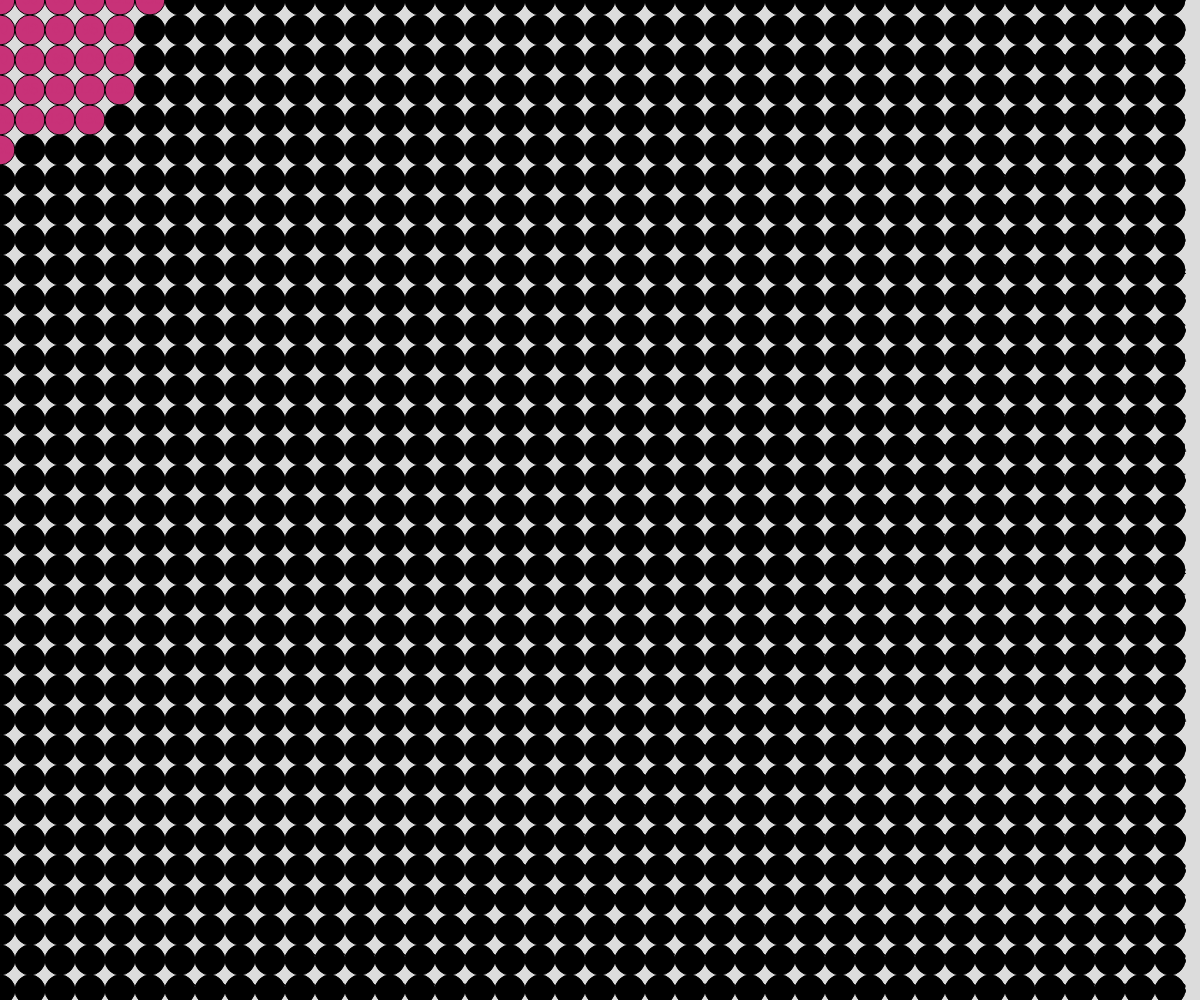
Frame 1 (no input)
Frame 60 (no input): identical to frame 1, image omitted
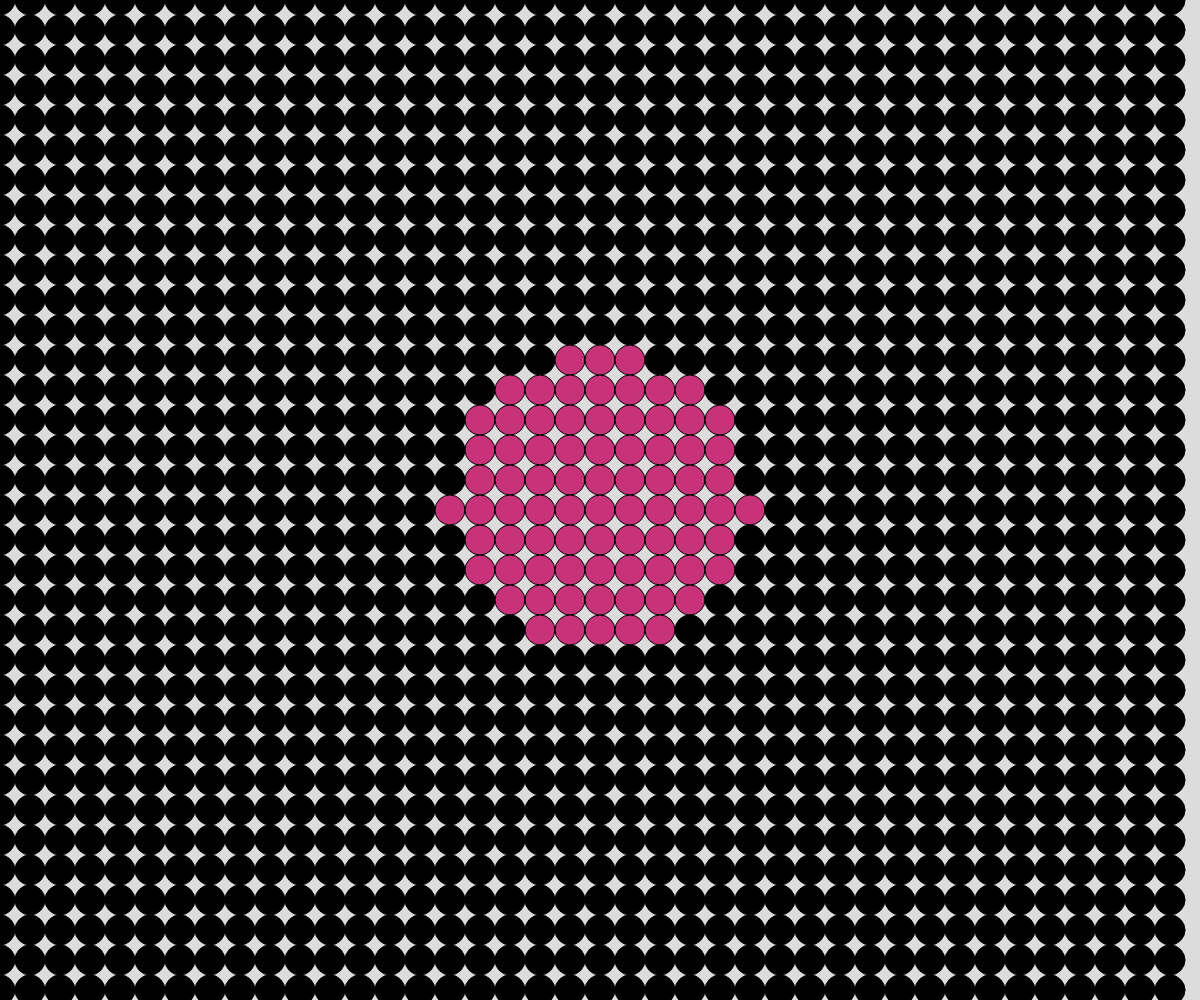
Frame 120 (the mouse pressed at the canvas centre since frame 60)

The p5.js sketch that drew these frames (run headless with seeded random() and noise() and a simulated clock; from frame 60 on, the mouse is pressed at the canvas centre):

// p5.js sketch
// ── sketch.js
// Project Title
// Your Name
// Date
//
// Extra for Experts:
// - describe what you did to take this project "above and beyond"

//global variable
let gridSpacing = 30;

function setup() {
  createCanvas(windowWidth, windowHeight);
}

function draw() {
  background(220);
  renderGrid();
}

function loopReview(){
  for (let x= 0; x < 4; x++){
    for(let y = 0; y < 4; y++){
      print(x,y);
    }
  }
}

function circleDistance(x1, y1, x2, y2){
  let a = abs(x1 - x2)
  let b = abs(y1 - y2)
  let c = sqrt(pow(a,2) + pow(b,2))
  return round (c)
}

function renderGrid(){
  for (let x = 0; x < width; x = x + gridSpacing){
    for (let y = 0;  y < height; y = y + gridSpacing){
     
      let d = circleDistance(x,y,mouseX,mouseY)

      if(d > 150){
        fill(0)
      }

      else {
        fill(200,50,120)
      }
      
      circle(x,y,gridSpacing)
      textSize(gridSpacing/2)
      textAlign(CENTER,CENTER)
      text(d,x,y)

    }
  }
  
}
